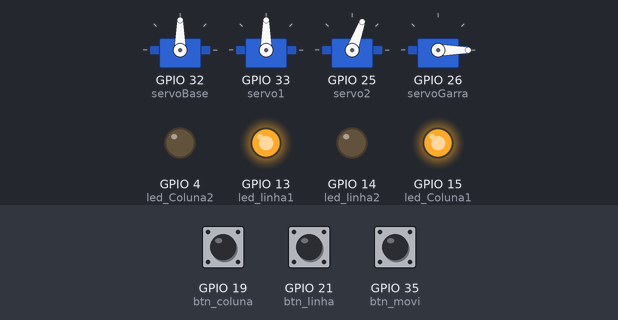
Recording of a sketch running on a simulated ESP32. Shown: 4 × servo, output pins drawn as LEDs (lit = HIGH). Dashed ring = blinking. The test bench sets the inputs (shaded band); at power-on: GPIO 35 (btn_movi) LOW, GPIO 19 (btn_coluna) LOW, GPIO 21 (btn_linha) LOW.

Above: at 1.2 s.
1.3 s: GPIO 35 (btn_movi) pulled HIGH for 0.15 s
At 2.01 s:
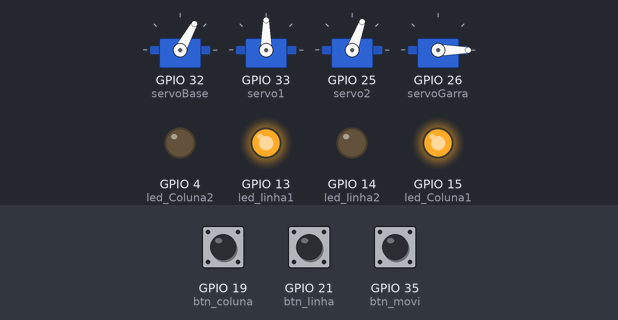
7.3 s: GPIO 19 (btn_coluna) pulled HIGH for 3.2 s
At 11.7 s:
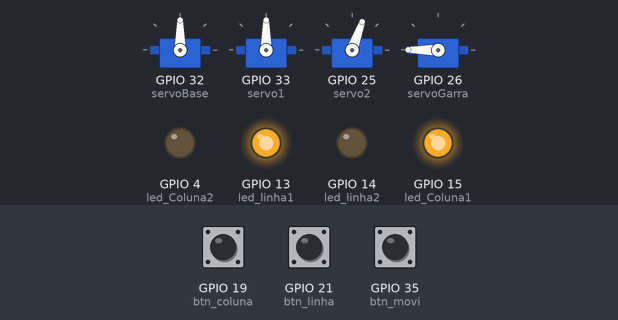
12.0 s: GPIO 21 (btn_linha) pulled HIGH for 1 s
At 12.37 s:
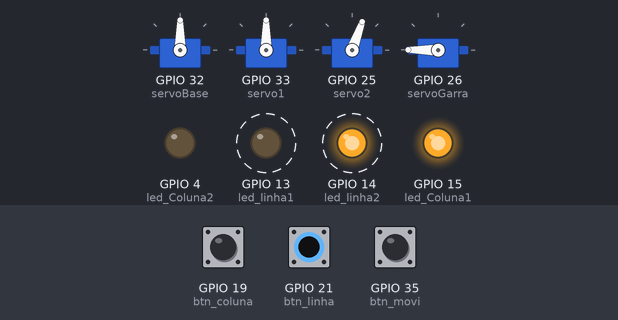
14.5 s: GPIO 35 (btn_movi) pulled HIGH for 1 s
At 15.21 s:
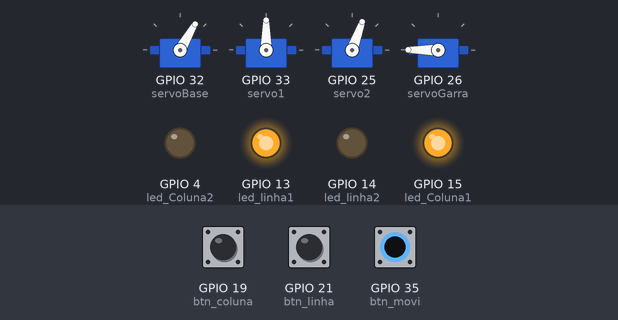
17.5 s: GPIO 21 (btn_linha) pulled HIGH for 3.2 s
At 21.9 s:
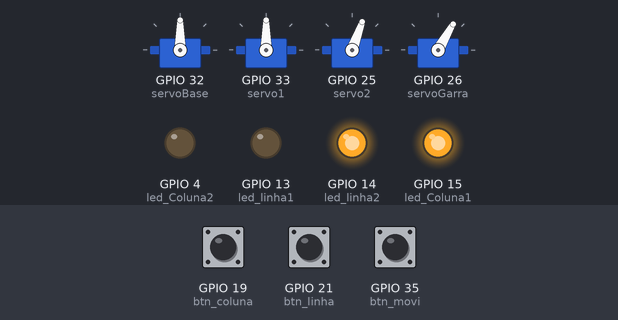
22.2 s: GPIO 19 (btn_coluna) pulled HIGH for 0.15 s
At 23.5 s:
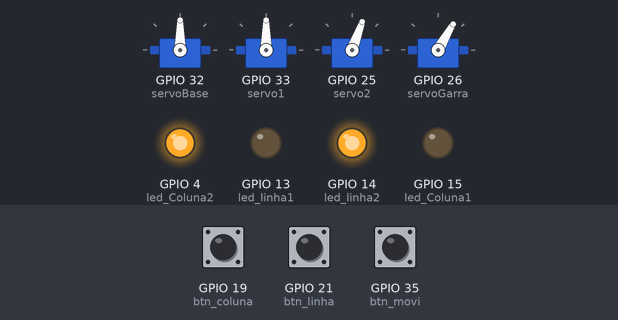
Timing chart, 0 to 24.9 s (numbered marks = the images above; inputs shaded):
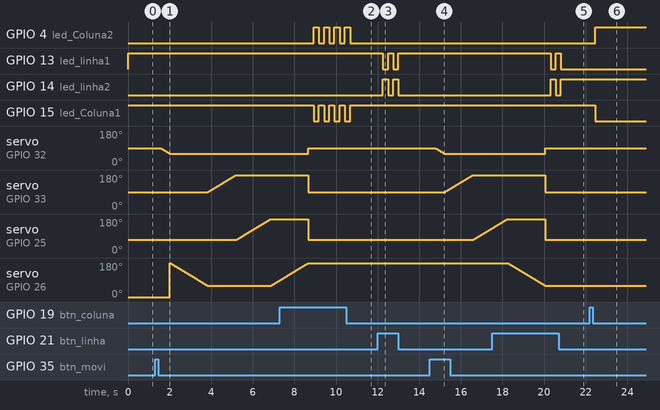

Measured:
- after the input at 1.3 s, servo on GPIO 32 (servoBase): moves from 90° to 60° over 0.45 s, starting after 0.27 s; servo on GPIO 33 (servo1): moves from 90° to 180° over 1.3 s, starting after 2.5 s; servo on GPIO 25 (servo2): moves from 70° to 180° over 1.6 s, starting after 3.9 s
- after the input at 7.3 s, GPIO 4 (led_Coluna2): alternates HIGH for 0.25 s and LOW for 0.25 s, 8 changes in all, then stays LOW, starting after 1.6 s; GPIO 15 (led_Coluna1): alternates HIGH for 0.25 s and LOW for 0.25 s, 8 changes in all, then stays HIGH, starting after 1.6 s
- after the input at 12.0 s, GPIO 13 (led_linha1): alternates HIGH for 0.25 s and LOW for 0.25 s, 4 changes in all, then stays HIGH, starting after 0.25 s; GPIO 14 (led_linha2): alternates HIGH for 0.25 s and LOW for 0.25 s, 4 changes in all, then stays LOW, starting after 0.25 s
- after the input at 14.5 s, servo on GPIO 32 (servoBase): moves from 90° to 60° over 0.43 s, starting after 0.27 s; servo on GPIO 33 (servo1): moves from 90° to 180° over 1.3 s, starting after 0.75 s; servo on GPIO 25 (servo2): moves from 70° to 131° over 0.90 s, starting after 2.1 s
- after the input at 17.5 s, GPIO 13 (led_linha1): HIGH → LOW after 2.8 s, → HIGH 0.25 s later, → LOW 0.25 s later; GPIO 14 (led_linha2): LOW → HIGH after 2.8 s, → LOW 0.25 s later, → HIGH 0.25 s later
- after the input at 22.2 s, GPIO 4 (led_Coluna2): LOW → HIGH after 0.25 s; GPIO 15 (led_Coluna1): HIGH → LOW after 0.25 s

The sketch:

TCC_garra_fim.ino
```cpp
#include <ESP32Servo.h> // Biblioteca dos Servos

//------- definindo pontos -------
const int led_Coluna1 = 15; // led D15 - Coluna
const int led_Coluna2 = 4; // led D4 - Coluna

const int led_linha1 = 13; // led D13 - Linha
const int led_linha2 = 14; // led D14 - Linha

const int btn_coluna = 19; //botao coluna D19
const int btn_linha = 21; //botao coluna D21

const int btn_movi = 35;

int coluna =1; //controle colunas
int linha =1; //controle linhas
int maxlimit = 2;
int status = 0; // Controle de 'Carga'

//------ iniciando servos --------
Servo servoBase;
Servo servo1;
Servo servo2;
Servo servoGarra;


void setup() {
  pinMode(led_Coluna1, OUTPUT);
  pinMode(led_Coluna2, OUTPUT);
  pinMode(led_linha1, OUTPUT);
  pinMode(led_linha2, OUTPUT);
  pinMode(btn_coluna,INPUT);
  pinMode(btn_linha,INPUT);
  pinMode(btn_movi,INPUT);
  servoBase.attach(32);
  servo1.attach(33);
  servo2.attach(25);
  servoGarra.attach(26);

  //apenas quando inicia
  servoGarra.write(0);

  //inicio garra para posicao padrao
  garraP();

  //iniciando os led's padrao
  digitalWrite(led_Coluna1, HIGH); // Liga os LED
  digitalWrite(led_linha1, HIGH);
}


void loop() {
  if(digitalRead(btn_coluna) == HIGH){
    coluna = btn_press(coluna,maxlimit);
    if(coluna == 1){
      digitalWrite(led_Coluna1, HIGH);
      digitalWrite(led_Coluna2, LOW);
    }else{
      digitalWrite(led_Coluna1, LOW);
      digitalWrite(led_Coluna2, HIGH);
    }
  }
  if(digitalRead(btn_linha) == HIGH){
    linha = btn_press(linha,maxlimit);
    if(linha == 1){
      digitalWrite(led_linha1, HIGH);
      digitalWrite(led_linha2, LOW);
    }else{
      digitalWrite(led_linha1, LOW);
      digitalWrite(led_linha2, HIGH);
    }
  }
  if (digitalRead(btn_movi) ==HIGH){
	  status=movi_garra(coluna,linha,status);
  }
}

// Funcao de inverter o valor do botao
int btn_press(int x, int maxlimit){
  if(x<maxlimit){
    x += 1;
    delay(250);
  }else{
    x=1;
    delay(250);
  }
return x;
}

//Movimento da Garra recebendo paramentros
int movi_garra(int coluna,int linha, int status){ //(coluna,linha,status) adicionar depois
  delay(250);
  switch (coluna) { // aqui vamos abrir a garra
    case 1:
      for(int i =90;i>=60;i--){
      servoBase.write(i);
      delay(15);
      }
      if (status == 0){ //Abre
        for(int i =180;i>=60;i--){
        servoGarra.write(i);
        delay(15);
        }
      }else{//Abre no final
        //Nao faz nada pois esta com um objeto ja
      }
      break;

    case 2:
      for(int i =90;i<=120;i++){ //Abre
      servoBase.write(i);
      delay(15);
      }
      if (status == 0){ //Abre
        for(int i =180;i>=60;i--){
        servoGarra.write(i);
        delay(15);
        }
      }else{//Abre no final
        //Nao faz nada pois esta com um objeto ja
      }
      break;
  }

  switch (linha) { //No final devemos fechar a garra
    case 1:
      for(int i =90;i<=180;i++){ //altura
      servo1.write(i);
      delay(15);
      }
      for(int i =70;i<=180;i++){ //avanco
      servo2.write(i);
      delay(15);
      }
      if (status == 0){ //Fechar
        for(int i =60;i<=180;i++){
        servoGarra.write(i);
        delay(15);
        status =1;
        }
      }else{//Abre se estiver com um objeto
        for(int i =180;i>=60;i--){
        servoGarra.write(i);
        delay(15);
        status = 0;
        }
      }
      break; //saindo

    case 2:
      for(int i =90;i>=0;i--){ //altura
      servo1.write(i);
      delay(15);
      }
      for(int i =90;i<=120;i++){ //Avanco
      servo2.write(i);
      delay(15);
      }
      if (status == 0){ //Fechar
        for(int i =180;i>0;i++){
        servoGarra.write(i);
        delay(15);
        status =1;
        }
      }else{//Abre se estiver com um objeto
        for(int i =0;i<=180;i++){
        servoGarra.write(i);
        delay(15);
        status = 0;
        }
      }
      break;//Saindo
  }

  garraP();
  return status;
}

//Volta a Garra na posição inicial
void garraP(){
  servo2.write(70);
  servo1.write(90);
  servoBase.write(90);
}
```
